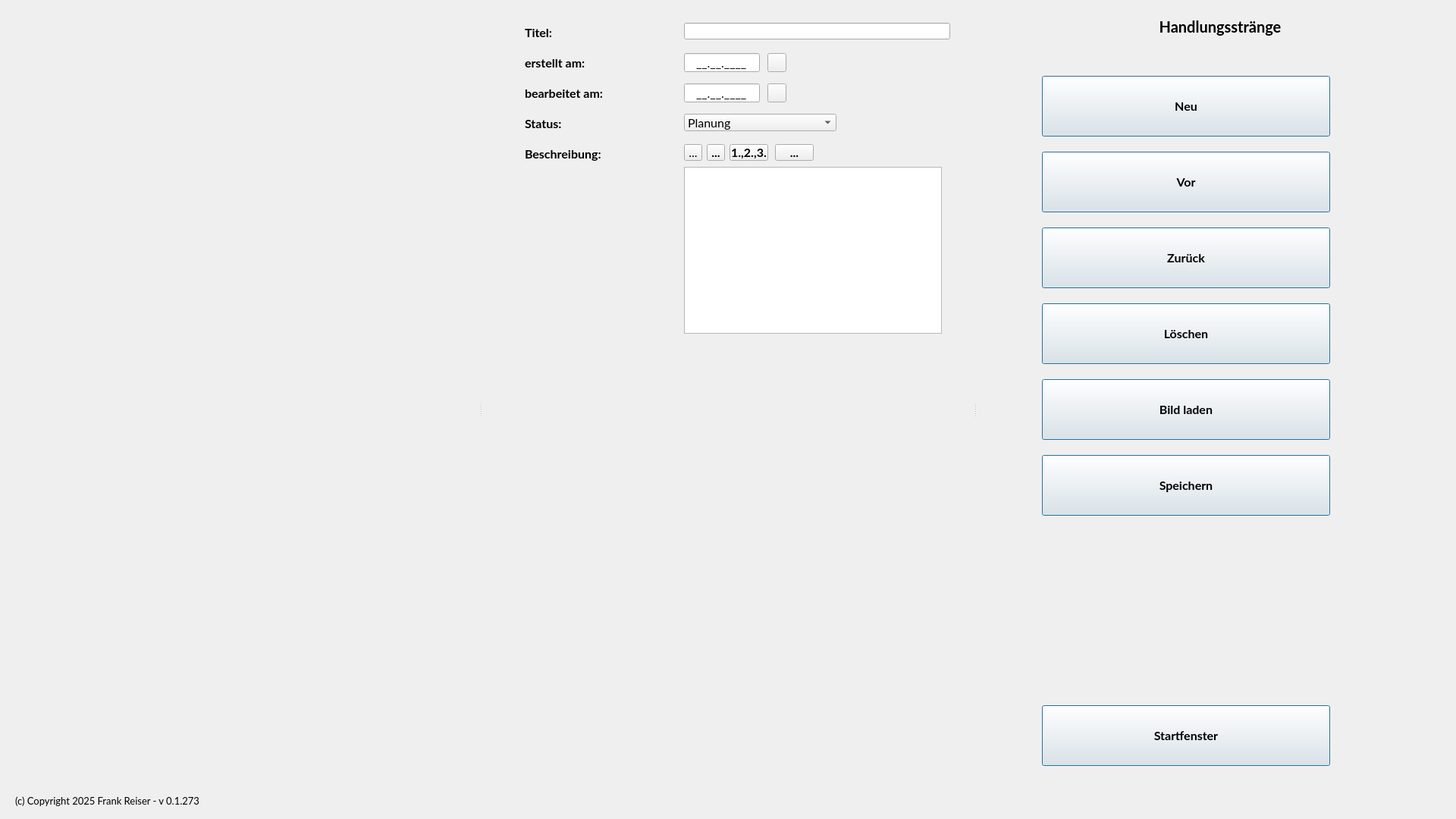
<?xml version="1.0" encoding="UTF-8"?>
<ui version="4.0">
 <class>csNova</class>
 <widget class="QWidget" name="csNova">
  <property name="geometry">
   <rect>
    <x>0</x>
    <y>0</y>
    <width>1920</width>
    <height>1080</height>
   </rect>
  </property>
  <property name="font">
   <font>
    <family>Lato</family>
    <pointsize>16</pointsize>
    <bold>false</bold>
    <stylestrategy>PreferAntialias</stylestrategy>
    <kerning>true</kerning>
   </font>
  </property>
  <property name="windowTitle">
   <string>csNova - Handlungsstränge</string>
  </property>
  <widget class="QSplitter" name="mainSplitter">
   <property name="geometry">
    <rect>
     <x>0</x>
     <y>0</y>
     <width>1920</width>
     <height>1080</height>
    </rect>
   </property>
   <property name="font">
    <font>
     <family>Lato</family>
     <pointsize>12</pointsize>
     <bold>true</bold>
     <stylestrategy>PreferAntialias</stylestrategy>
     <kerning>true</kerning>
    </font>
   </property>
   <property name="frameShape">
    <enum>QFrame::Shape::NoFrame</enum>
   </property>
   <property name="orientation">
    <enum>Qt::Orientation::Horizontal</enum>
   </property>
   <property name="handleWidth">
    <number>36</number>
   </property>
   <widget class="QWidget" name="widgetLeft" native="true">
    <widget class="QLabel" name="copyRight">
     <property name="geometry">
      <rect>
       <x>20</x>
       <y>1040</y>
       <width>561</width>
       <height>31</height>
      </rect>
     </property>
     <property name="font">
      <font>
       <family>Lato</family>
       <pointsize>10</pointsize>
       <bold>false</bold>
       <stylestrategy>PreferAntialias</stylestrategy>
       <kerning>true</kerning>
      </font>
     </property>
     <property name="text">
      <string>(c) Copyright 2025 Frank Reiser - v 0.1.273</string>
     </property>
    </widget>
   </widget>
   <widget class="QWidget" name="widgetCenter" native="true">
    <widget class="QLabel" name="labelTitle">
     <property name="geometry">
      <rect>
       <x>40</x>
       <y>30</y>
       <width>200</width>
       <height>25</height>
      </rect>
     </property>
     <property name="text">
      <string>Titel:</string>
     </property>
    </widget>
    <widget class="QLabel" name="labelCreated">
     <property name="geometry">
      <rect>
       <x>40</x>
       <y>70</y>
       <width>200</width>
       <height>25</height>
      </rect>
     </property>
     <property name="text">
      <string>erstellt am:</string>
     </property>
    </widget>
    <widget class="QLabel" name="labelDescription">
     <property name="geometry">
      <rect>
       <x>40</x>
       <y>190</y>
       <width>200</width>
       <height>25</height>
      </rect>
     </property>
     <property name="text">
      <string>Beschreibung:</string>
     </property>
    </widget>
    <widget class="QLabel" name="labelLastEdit">
     <property name="geometry">
      <rect>
       <x>40</x>
       <y>110</y>
       <width>200</width>
       <height>25</height>
      </rect>
     </property>
     <property name="text">
      <string>bearbeitet am:</string>
     </property>
    </widget>
    <widget class="QLabel" name="labelStatus">
     <property name="geometry">
      <rect>
       <x>40</x>
       <y>150</y>
       <width>200</width>
       <height>25</height>
      </rect>
     </property>
     <property name="text">
      <string>Status:</string>
     </property>
    </widget>
    <widget class="QLineEdit" name="titleObject">
     <property name="geometry">
      <rect>
       <x>250</x>
       <y>30</y>
       <width>351</width>
       <height>22</height>
      </rect>
     </property>
     <property name="font">
      <font>
       <family>Lato</family>
       <pointsize>12</pointsize>
       <bold>false</bold>
       <stylestrategy>PreferAntialias</stylestrategy>
       <kerning>true</kerning>
      </font>
     </property>
    </widget>
    <widget class="QLineEdit" name="dateCreated">
     <property name="geometry">
      <rect>
       <x>250</x>
       <y>70</y>
       <width>100</width>
       <height>25</height>
      </rect>
     </property>
     <property name="font">
      <font>
       <family>Lato</family>
       <pointsize>12</pointsize>
       <bold>false</bold>
       <stylestrategy>PreferAntialias</stylestrategy>
       <kerning>true</kerning>
      </font>
     </property>
     <property name="inputMask">
      <string>__.__.____</string>
     </property>
     <property name="text">
      <string>__.__.____</string>
     </property>
     <property name="alignment">
      <set>Qt::AlignmentFlag::AlignCenter</set>
     </property>
    </widget>
    <widget class="QLineEdit" name="dateEdited">
     <property name="geometry">
      <rect>
       <x>250</x>
       <y>110</y>
       <width>100</width>
       <height>25</height>
      </rect>
     </property>
     <property name="font">
      <font>
       <family>Lato</family>
       <pointsize>12</pointsize>
       <bold>false</bold>
       <stylestrategy>PreferAntialias</stylestrategy>
       <kerning>true</kerning>
      </font>
     </property>
     <property name="inputMask">
      <string>__.__.____</string>
     </property>
     <property name="text">
      <string>__.__.____</string>
     </property>
     <property name="alignment">
      <set>Qt::AlignmentFlag::AlignCenter</set>
     </property>
    </widget>
    <widget class="QToolButton" name="setDateToday01">
     <property name="geometry">
      <rect>
       <x>360</x>
       <y>70</y>
       <width>25</width>
       <height>25</height>
      </rect>
     </property>
     <property name="cursor">
      <cursorShape>PointingHandCursor</cursorShape>
     </property>
     <property name="toolTip">
      <string>Verwende das aktuelle Datum</string>
     </property>
     <property name="text">
      <string/>
     </property>
     <property name="icon">
      <iconset theme="x-office-calendar"/>
     </property>
    </widget>
    <widget class="QToolButton" name="setDateToday02">
     <property name="geometry">
      <rect>
       <x>360</x>
       <y>110</y>
       <width>25</width>
       <height>25</height>
      </rect>
     </property>
     <property name="cursor">
      <cursorShape>PointingHandCursor</cursorShape>
     </property>
     <property name="toolTip">
      <string>Verwende das aktuelle Datum</string>
     </property>
     <property name="text">
      <string/>
     </property>
     <property name="icon">
      <iconset theme="x-office-calendar"/>
     </property>
    </widget>
    <widget class="QComboBox" name="comboBox">
     <property name="geometry">
      <rect>
       <x>250</x>
       <y>150</y>
       <width>201</width>
       <height>23</height>
      </rect>
     </property>
     <property name="font">
      <font>
       <family>Lato</family>
       <pointsize>12</pointsize>
       <bold>false</bold>
       <stylestrategy>PreferAntialias</stylestrategy>
       <kerning>true</kerning>
      </font>
     </property>
     <item>
      <property name="text">
       <string>Planung</string>
      </property>
     </item>
     <item>
      <property name="text">
       <string>Entwicklung</string>
      </property>
     </item>
     <item>
      <property name="text">
       <string>Bearbeitung</string>
      </property>
     </item>
     <item>
      <property name="text">
       <string>Test</string>
      </property>
     </item>
     <item>
      <property name="text">
       <string>Fertig</string>
      </property>
     </item>
    </widget>
    <widget class="QPlainTextEdit" name="textDescription">
     <property name="geometry">
      <rect>
       <x>250</x>
       <y>220</y>
       <width>340</width>
       <height>220</height>
      </rect>
     </property>
     <property name="font">
      <font>
       <family>Lato</family>
       <pointsize>12</pointsize>
       <bold>false</bold>
       <stylestrategy>PreferAntialias</stylestrategy>
       <kerning>true</kerning>
      </font>
     </property>
    </widget>
    <widget class="QToolButton" name="boldBtn">
     <property name="geometry">
      <rect>
       <x>250</x>
       <y>190</y>
       <width>24</width>
       <height>22</height>
      </rect>
     </property>
     <property name="font">
      <font>
       <family>Lato</family>
       <pointsize>12</pointsize>
       <bold>false</bold>
       <stylestrategy>PreferAntialias</stylestrategy>
       <kerning>true</kerning>
      </font>
     </property>
     <property name="toolTip">
      <string>Fett</string>
     </property>
     <property name="text">
      <string>...</string>
     </property>
     <property name="icon">
      <iconset theme="format-text-bold"/>
     </property>
    </widget>
    <widget class="QToolButton" name="italicBtn">
     <property name="geometry">
      <rect>
       <x>280</x>
       <y>190</y>
       <width>24</width>
       <height>22</height>
      </rect>
     </property>
     <property name="toolTip">
      <string>Kursiv</string>
     </property>
     <property name="text">
      <string>...</string>
     </property>
     <property name="icon">
      <iconset theme="format-text-italic"/>
     </property>
    </widget>
    <widget class="QToolButton" name="numberBtn">
     <property name="geometry">
      <rect>
       <x>310</x>
       <y>190</y>
       <width>51</width>
       <height>22</height>
      </rect>
     </property>
     <property name="toolTip">
      <string>Numerische Liste</string>
     </property>
     <property name="text">
      <string>1.,2.,3.</string>
     </property>
    </widget>
    <widget class="QToolButton" name="bulletBtn">
     <property name="geometry">
      <rect>
       <x>370</x>
       <y>190</y>
       <width>51</width>
       <height>22</height>
      </rect>
     </property>
     <property name="toolTip">
      <string>Bullet Liste</string>
     </property>
     <property name="text">
      <string>...</string>
     </property>
    </widget>
   </widget>
   <widget class="QWidget" name="widgetRight" native="true">
    <widget class="QPushButton" name="exitBnt">
     <property name="geometry">
      <rect>
       <x>70</x>
       <y>930</y>
       <width>380</width>
       <height>80</height>
      </rect>
     </property>
     <property name="cursor">
      <cursorShape>PointingHandCursor</cursorShape>
     </property>
     <property name="toolTip">
      <string>Rufe das Startfenster auf</string>
     </property>
     <property name="text">
      <string>Startfenster</string>
     </property>
     <property name="icon">
      <iconset theme="go-home"/>
     </property>
     <property name="iconSize">
      <size>
       <width>32</width>
       <height>32</height>
      </size>
     </property>
     <property name="default">
      <bool>true</bool>
     </property>
     <property name="flat">
      <bool>false</bool>
     </property>
    </widget>
    <widget class="QLabel" name="labelProjects">
     <property name="geometry">
      <rect>
       <x>0</x>
       <y>0</y>
       <width>610</width>
       <height>70</height>
      </rect>
     </property>
     <property name="font">
      <font>
       <family>Lato</family>
       <pointsize>15</pointsize>
       <bold>true</bold>
       <stylestrategy>PreferAntialias</stylestrategy>
       <kerning>true</kerning>
      </font>
     </property>
     <property name="text">
      <string>Handlungsstränge</string>
     </property>
     <property name="scaledContents">
      <bool>false</bool>
     </property>
     <property name="alignment">
      <set>Qt::AlignmentFlag::AlignCenter</set>
     </property>
     <property name="margin">
      <number>1</number>
     </property>
    </widget>
    <widget class="QPushButton" name="newBtn">
     <property name="geometry">
      <rect>
       <x>70</x>
       <y>100</y>
       <width>380</width>
       <height>80</height>
      </rect>
     </property>
     <property name="cursor">
      <cursorShape>PointingHandCursor</cursorShape>
     </property>
     <property name="toolTip">
      <string>Einen neuen Datensatz erstellen</string>
     </property>
     <property name="text">
      <string>Neu</string>
     </property>
     <property name="icon">
      <iconset theme="document-new"/>
     </property>
     <property name="iconSize">
      <size>
       <width>32</width>
       <height>32</height>
      </size>
     </property>
     <property name="default">
      <bool>true</bool>
     </property>
     <property name="flat">
      <bool>false</bool>
     </property>
    </widget>
    <widget class="QPushButton" name="nextBtn">
     <property name="geometry">
      <rect>
       <x>70</x>
       <y>200</y>
       <width>380</width>
       <height>80</height>
      </rect>
     </property>
     <property name="cursor">
      <cursorShape>PointingHandCursor</cursorShape>
     </property>
     <property name="toolTip">
      <string>wähle den nächsten Datensatz</string>
     </property>
     <property name="text">
      <string>Vor</string>
     </property>
     <property name="icon">
      <iconset theme="go-next"/>
     </property>
     <property name="iconSize">
      <size>
       <width>32</width>
       <height>32</height>
      </size>
     </property>
     <property name="default">
      <bool>true</bool>
     </property>
     <property name="flat">
      <bool>false</bool>
     </property>
    </widget>
    <widget class="QPushButton" name="previousBtn">
     <property name="geometry">
      <rect>
       <x>70</x>
       <y>300</y>
       <width>380</width>
       <height>80</height>
      </rect>
     </property>
     <property name="cursor">
      <cursorShape>PointingHandCursor</cursorShape>
     </property>
     <property name="toolTip">
      <string>wähle den vorherigen Datensatz</string>
     </property>
     <property name="text">
      <string>Zurück</string>
     </property>
     <property name="icon">
      <iconset theme="go-previous"/>
     </property>
     <property name="iconSize">
      <size>
       <width>32</width>
       <height>32</height>
      </size>
     </property>
     <property name="default">
      <bool>true</bool>
     </property>
     <property name="flat">
      <bool>false</bool>
     </property>
    </widget>
    <widget class="QPushButton" name="deleteBtn">
     <property name="geometry">
      <rect>
       <x>70</x>
       <y>400</y>
       <width>380</width>
       <height>80</height>
      </rect>
     </property>
     <property name="cursor">
      <cursorShape>PointingHandCursor</cursorShape>
     </property>
     <property name="toolTip">
      <string>Lösche den aktuellen Datensatz</string>
     </property>
     <property name="text">
      <string>Löschen</string>
     </property>
     <property name="icon">
      <iconset theme="user-trash"/>
     </property>
     <property name="iconSize">
      <size>
       <width>32</width>
       <height>32</height>
      </size>
     </property>
     <property name="default">
      <bool>true</bool>
     </property>
     <property name="flat">
      <bool>false</bool>
     </property>
    </widget>
    <widget class="QPushButton" name="saveBtn">
     <property name="geometry">
      <rect>
       <x>70</x>
       <y>600</y>
       <width>380</width>
       <height>80</height>
      </rect>
     </property>
     <property name="cursor">
      <cursorShape>PointingHandCursor</cursorShape>
     </property>
     <property name="toolTip">
      <string>Speichere den aktuellen Datensatz</string>
     </property>
     <property name="text">
      <string>Speichern</string>
     </property>
     <property name="icon">
      <iconset theme="document-save"/>
     </property>
     <property name="iconSize">
      <size>
       <width>32</width>
       <height>32</height>
      </size>
     </property>
     <property name="default">
      <bool>true</bool>
     </property>
     <property name="flat">
      <bool>false</bool>
     </property>
    </widget>
    <widget class="QPushButton" name="imageLoad">
     <property name="geometry">
      <rect>
       <x>70</x>
       <y>500</y>
       <width>380</width>
       <height>80</height>
      </rect>
     </property>
     <property name="cursor">
      <cursorShape>PointingHandCursor</cursorShape>
     </property>
     <property name="toolTip">
      <string>Lade ein Bild für den aktuellen Datensatz</string>
     </property>
     <property name="text">
      <string>Bild laden</string>
     </property>
     <property name="icon">
      <iconset theme="image-x-generic"/>
     </property>
     <property name="iconSize">
      <size>
       <width>32</width>
       <height>32</height>
      </size>
     </property>
     <property name="default">
      <bool>true</bool>
     </property>
     <property name="flat">
      <bool>false</bool>
     </property>
    </widget>
   </widget>
  </widget>
 </widget>
 <resources/>
 <connections/>
</ui>
